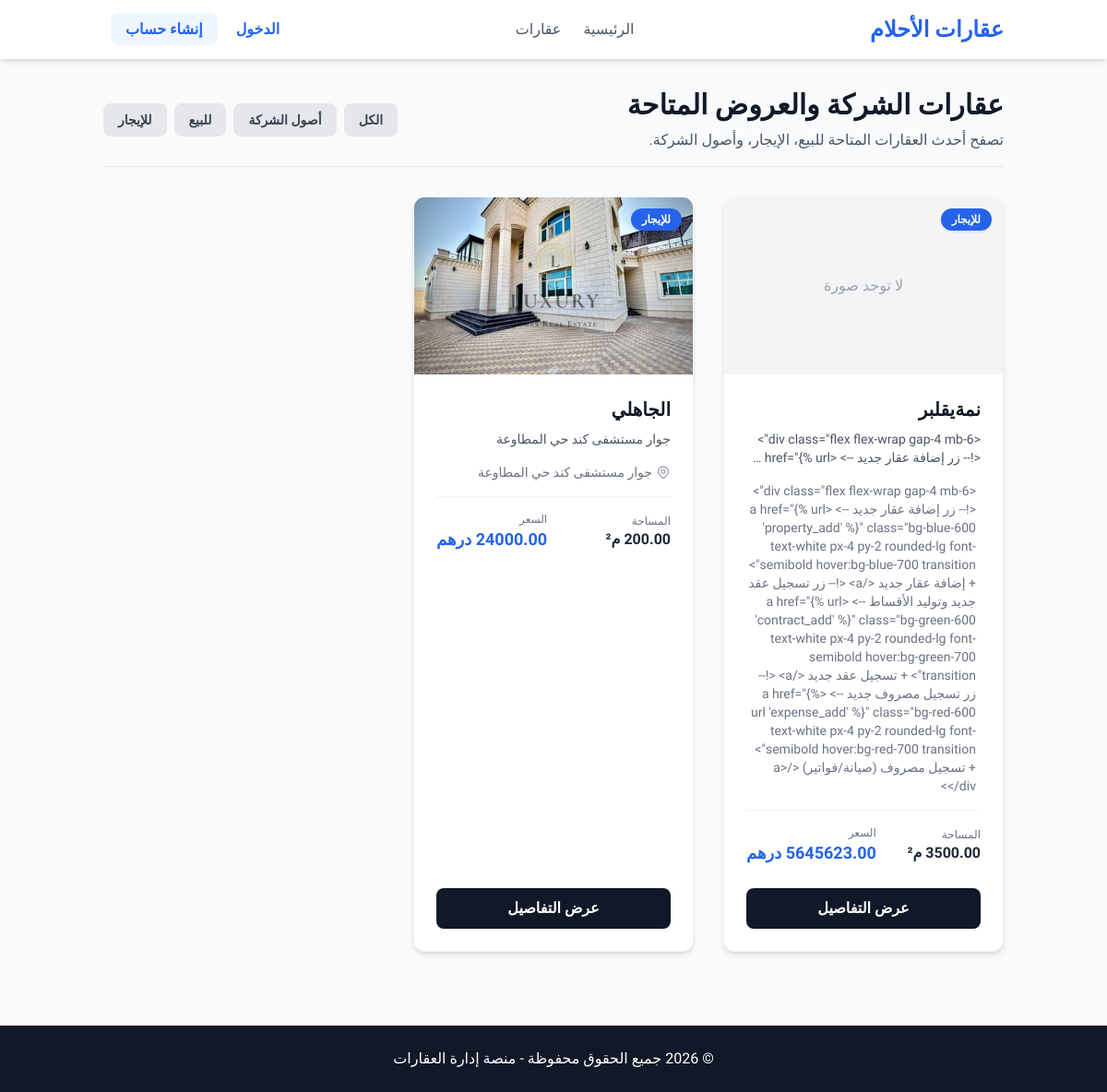
Page /properties/ on the committed database.
### properties/models.py (models this page shows, shortened)
class Property(models.Model):
  class ListingType(models.TextChoices):
    COMPANY_ASSET = 'ASSET', 'ملكية خاصة للشركه'
    FOR_SALE = 'SALE', 'للبيع'
    FOR_RENT = 'RENT', 'للإيجار'
  class PropertyStatus(models.TextChoices):
    AVAILABLE = 'AVAILABLE', 'متاح'
    RENTED = 'RENTED', 'مؤجر'
    SOLD = 'SOLD', 'مباع'
    UNDER_MAINTENANCE = 'MAINTENANCE', 'تحت الصيانة'
  title = models.CharField(max_length=200, verbose_name='عنوان العقار')
  description = models.TextField(verbose_name='التفاصيل')
  listing_type = models.CharField(
      choices=ListingType.choices, max_length=20, verbose_name='نوع العرض'
  )
  status = models.CharField(
      choices=PropertyStatus.choices,
      default=PropertyStatus.AVAILABLE,
      max_length=20,
      verbose_name='حالة العقار',
  )
  price = models.DecimalField(
      max_digits=12, decimal_places=2, verbose_name='السعر / قيمة الإيجار'
  )
  area = models.DecimalField(
      max_digits=8, decimal_places=2, verbose_name='المساحة (متر مربع)'
  )
  address = models.TextField(verbose_name='العنوان بالتفصيل')
  owner = models.ForeignKey(
      User,
      on_delete=models.CASCADE,
      related_name='properties',
      verbose_name='المسؤول / المالك',
  )
  created_at = models.DateTimeField(auto_now_add=True)
  updated_at = models.DateTimeField(auto_now=True)

class PropertyImage(models.Model):
  property = models.ForeignKey(
      Property,
      on_delete=models.CASCADE,
      related_name='images',
      verbose_name='العقار',
  )
  image = models.ImageField(
      upload_to='properties/images/', verbose_name='صورة العقار'
  )
  is_main = models.BooleanField(default=False, verbose_name='صورة رئيسية')

### properties/views.py (the view)
# urls.py: path('properties/', views.property_list_view, name='property_list'),
def property_list_view(request):
    properties = PropertyRepository.get_all_properties()
    return render(request, 'properties/property_list.html', {'properties': properties, 'title': 'قائمة العقارات'})

### properties/repositories.py (called while the page is built)
  @staticmethod
  def get_all_properties():
    return Property.objects.all().order_by('-created_at')

### properties/templates/properties/property_list.html (shortened to what this page needs)
{% extends 'properties/base.html' %}
{% block content %}
<div class="max-w-7xl mx-auto">
    <div class="flex flex-col md:flex-row justify-between items-center mb-8 pb-4 border-b border-gray-200">
        <div>
            <h1 class="text-3xl font-bold text-gray-900">عقارات الشركة والعروض المتاحة</h1>
            <p class="text-gray-600 mt-2">تصفح أحدث العقارات المتاحة للبيع، الإيجار، وأصول الشركة.</p>
        </div>
        <div class="flex space-x-2 space-x-reverse mt-4 md:mt-0">
            <a href="?type=" class="px-4 py-2 bg-gray-200 text-gray-700 rounded-lg text-sm font-semibold hover:bg-blue-600 hover:text-white transition">الكل</a>
            <a href="?type=ASSET" class="px-4 py-2 bg-gray-200 text-gray-700 rounded-lg text-sm font-semibold hover:bg-blue-600 hover:text-white transition">أصول الشركة</a>
            <a href="?type=SALE" class="px-4 py-2 bg-gray-200 text-gray-700 rounded-lg text-sm font-semibold hover:bg-blue-600 hover:text-white transition">للبيع</a>
            <a href="?type=RENT" class="px-4 py-2 bg-gray-200 text-gray-700 rounded-lg text-sm font-semibold hover:bg-blue-600 hover:text-white transition">للإيجار</a>
        </div>
    </div>
    <div class="grid grid-cols-1 md:grid-cols-2 lg:grid-cols-3 gap-8">
        {% for prop in properties %}
        <div class="bg-white rounded-xl shadow-md overflow-hidden hover:shadow-xl transition duration-300 flex flex-col justify-between border border-gray-100">
            <div class="relative h-48 bg-gray-200">
                {% if prop.images.first %}
                    <img src="{{ prop.images.first.image.url }}" alt="{{ prop.title }}" class="w-full h-full object-cover">
                {% else %}
                    <div class="w-full h-full flex items-center justify-center text-gray-400 bg-gray-100">
                        <span>لا توجد صورة</span>
                    </div>
                {% endif %}
                <span class="absolute top-3 right-3 bg-blue-600 text-white text-xs font-bold px-3 py-1 rounded-full shadow">
                    {{ prop.get_listing_type_display }}
                </span>
            </div>
            <div class="p-6 flex-grow">
                <h3 class="text-xl font-bold text-gray-900 mb-2">{{ prop.title }}</h3>
                <p class="text-gray-600 text-sm mb-4 line-clamp-2">{{ prop.description }}</p>
                <div class="flex items-center text-gray-500 text-sm mb-4">
                    <span>{{ prop.address }}</span>
                </div>
                <div class="flex justify-between items-center border-t border-gray-100 pt-4 mt-4">
                    <div>
                        <span class="text-xs text-gray-500 block">المساحة</span>
                        <span class="font-semibold text-gray-800">{{ prop.area }} م²</span>
                    </div>
                    <div>
                        <span class="text-xs text-gray-500 block">السعر</span>
                        <span class="text-lg font-bold text-blue-600">{{ prop.price }} درهم</span>
                    </div>
                </div>
            </div>
            <div class="px-6 pb-6">
                <a href="#" class="w-full block text-center bg-gray-900 text-white font-semibold py-2.5 rounded-lg hover:bg-blue-600 transition">
                    عرض التفاصيل
                </a>
            </div>
        </div>
        {% empty %}
        <div class="col-span-full text-center py-16 bg-white rounded-xl shadow-sm border border-gray-100">
            <p class="text-gray-500 text-lg">لا توجد عقارات مضافة حتى الآن.</p>
        </div>
        {% endfor %}
    </div>
</div>
{% endblock %}

### properties/templates/properties/base.html (shortened to what this page needs)
<!DOCTYPE html>
<html lang="ar" dir="rtl">
<head>
    {% load static %}
    <script src="https://cdn.tailwindcss.com"></script>
    <link rel="stylesheet" href="{% static 'css/style.css' %}">
</head>
<body class="bg-gray-50 text-gray-800 flex flex-col min-h-screen">
    <header class="bg-white shadow-md sticky top-0 z-50">
        <div class="container mx-auto px-6 py-4 flex justify-between items-center">
            <a href="{% url 'index' %}" class="text-2xl font-bold text-blue-600">عقارات  الأحلام</a>
            <nav class="hidden md:flex space-x-6 space-x-reverse">
                <a href="{% url 'index' %}" class="text-gray-600 hover:text-blue-600 transition">الرئيسية</a>
                <a href="{% url 'property_list' %}" class="text-gray-600 hover:text-blue-600 transition">عقارات </a>
            </nav>
            <div>
                {% if user.is_authenticated %}
                    <a href="{% url 'dashboard' %}" class="bg-blue-600 text-white px-4 py-2 rounded-lg shadow hover:bg-blue-700 transition">لوحة التحكم</a>
                    <a href="{% url 'logout' %}" class="bg-red-600 text-white px-4 py-2 rounded-lg shadow hover:bg-blue-700 transition"> خروج</a>
                {% else %}
                    <a href="{% url 'login' %}" class="text-blue-600 font-semibold ml-4"> الدخول</a>
                    <a href="{% url 'register' %}" class="bg-blue-50 text-blue-600 px-4 py-2 rounded-lg font-semibold hover:bg-blue-100 transition ml-2">إنشاء حساب</a>
                {% endif %}
            </div>
        </div>
    </header>
    <main class="flex-grow container mx-auto px-6 py-8">
        {% block content %}
        {% endblock %}
    </main>
    <footer class="bg-gray-900 text-white py-6 mt-12">
        <div class="container mx-auto text-center px-6">
            <p>&copy; 2026 جميع الحقوق محفوظة - منصة إدارة العقارات</p>
        </div>
    </footer>
</body>
</html>

### properties/templates/properties/base.html (style rules this page uses)
body { font-family: 'Cairo', sans-serif; }

### rows in the picture
Property: shows "لا توجد صورة", listing_type "للإيجار", title "نمةيقلبر", description "<div class=\"flex flex-wrap gap-4 mb-6\"> <!-- زر إضافة عقار جديد --> <a href=\"{%…", address "<div class=\"flex flex-wrap gap-4 mb-6\"> <!-- زر إضافة عقار جديد --> <a href=\"{% url 'property_add' %}\" class=\"bg-blue-600 text-white px-4 py-2 rounded-lg font-semibold hover:bg-blue-700 transition\"> + إضافة عقار جديد </a> <!-- زر تسجيل عقد جديد وتوليد الأقساط --> <a href=\"{% url 'contract_add' %}\" class=\"bg-green-600 text-white px-4 py-2 rounded-lg font-semibold hover:bg-green-700 transition\"> + تسجيل عقد جديد </a> <!-- زر تسجيل مصروف جديد --> <a href=\"{% url 'expense_add' %}\" class=\"bg-red-600 text-white px-4 py-2 rounded-lg font-semibold hover:bg-red-700 transition\"> + تسجيل مصروف (صيانة/فواتير) </a> </div>", area "3500.00"
Property: images.first.image (picture), listing_type "للإيجار", title "الجاهلي", description "جوار مستشفى كند حي المطاوعة", address "جوار مستشفى كند حي المطاوعة"
